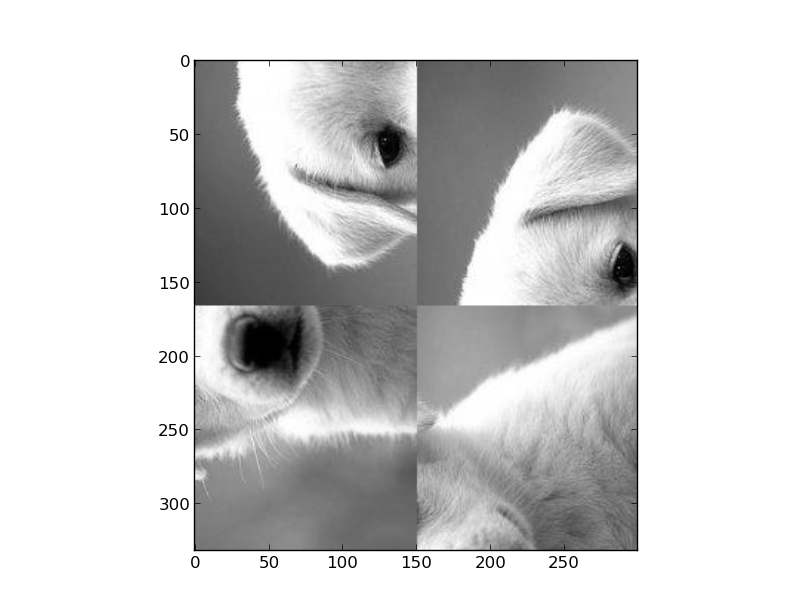

This figure's Python source:
from pylab import *

# Load and view image
im = loadtxt('pup.txt')
imshow(im)
gray()
show()

# Get each 'quadrant'
[m, n] = shape(im)
quad1 = im[:m/2,:n/2]
quad2 = im[m/2:,:n/2]
quad3 = im[:m/2,n/2:]
quad4 = im[m/2:,n/2:]

# Use 'stack' functions to rearrange the quadrants
reconstructed_im = vstack([hstack([quad3, quad4]), hstack([quad1, quad2])])

# Finally, transpose the matrix and show corrected image
imshow(transpose(reconstructed_im))
show()
